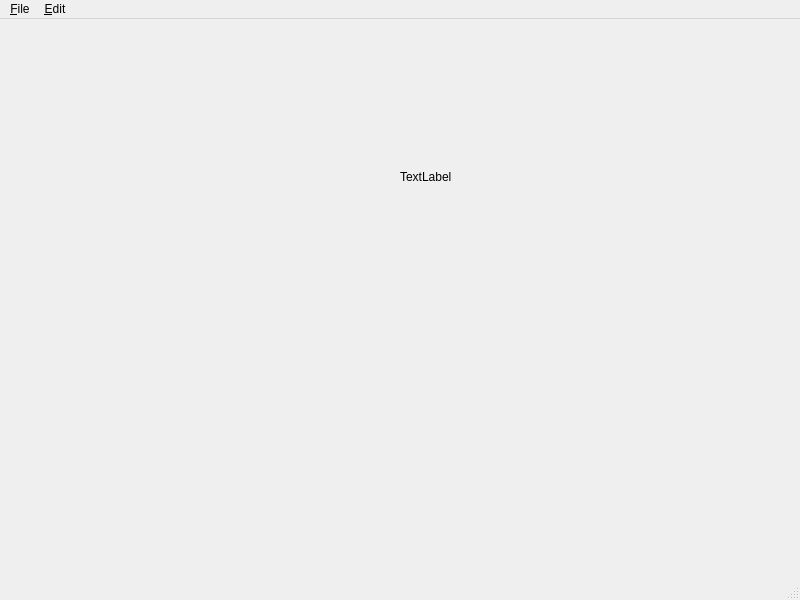
<?xml version="1.0" encoding="UTF-8"?>
<ui version="4.0">
 <class>MainWindow</class>
 <widget class="QMainWindow" name="MainWindow">
  <property name="geometry">
   <rect>
    <x>0</x>
    <y>0</y>
    <width>800</width>
    <height>600</height>
   </rect>
  </property>
  <property name="windowTitle">
   <string>MainWindow</string>
  </property>
  <widget class="QWidget" name="centralwidget">
   <widget class="QLabel" name="label">
    <property name="geometry">
     <rect>
      <x>400</x>
      <y>150</y>
      <width>361</width>
      <height>16</height>
     </rect>
    </property>
    <property name="text">
     <string>TextLabel</string>
    </property>
   </widget>
  </widget>
  <widget class="QMenuBar" name="menubar">
   <property name="geometry">
    <rect>
     <x>0</x>
     <y>0</y>
     <width>800</width>
     <height>22</height>
    </rect>
   </property>
   <widget class="QMenu" name="menu_File">
    <property name="title">
     <string>&amp;File</string>
    </property>
    <widget class="QMenu" name="menu_Import">
     <property name="title">
      <string>&amp;Import</string>
     </property>
     <addaction name="action_File"/>
     <addaction name="action_Object"/>
    </widget>
    <addaction name="action_Open"/>
    <addaction name="action_Close"/>
    <addaction name="separator"/>
    <addaction name="menu_Import"/>
   </widget>
   <widget class="QMenu" name="menu_Edit">
    <property name="title">
     <string>&amp;Edit</string>
    </property>
    <addaction name="action_Cut"/>
    <addaction name="action_Paste"/>
    <addaction name="action_Clear"/>
   </widget>
   <addaction name="menu_File"/>
   <addaction name="menu_Edit"/>
  </widget>
  <widget class="QStatusBar" name="statusbar"/>
  <action name="action_Open">
   <property name="text">
    <string>&amp;Open</string>
   </property>
   <property name="font">
    <font>
     <weight>75</weight>
     <bold>true</bold>
    </font>
   </property>
  </action>
  <action name="action_Close">
   <property name="text">
    <string>&amp;Close</string>
   </property>
   <property name="shortcut">
    <string>Ctrl+X</string>
   </property>
  </action>
  <action name="action_File">
   <property name="text">
    <string>&amp;File</string>
   </property>
  </action>
  <action name="action_Object">
   <property name="text">
    <string>&amp;Object</string>
   </property>
  </action>
  <action name="action_Cut">
   <property name="text">
    <string>&amp;Cut</string>
   </property>
  </action>
  <action name="action_Paste">
   <property name="text">
    <string>&amp;Paste</string>
   </property>
  </action>
  <action name="action_Clear">
   <property name="text">
    <string>&amp;Clear</string>
   </property>
   <property name="toolTip">
    <string>Clear label</string>
   </property>
  </action>
 </widget>
 <resources/>
 <connections>
  <connection>
   <sender>action_Close</sender>
   <signal>activated()</signal>
   <receiver>MainWindow</receiver>
   <slot>close()</slot>
   <hints>
    <hint type="sourcelabel">
     <x>-1</x>
     <y>-1</y>
    </hint>
    <hint type="destinationlabel">
     <x>399</x>
     <y>299</y>
    </hint>
   </hints>
  </connection>
  <connection>
   <sender>action_Clear</sender>
   <signal>activated()</signal>
   <receiver>label</receiver>
   <slot>clear()</slot>
   <hints>
    <hint type="sourcelabel">
     <x>-1</x>
     <y>-1</y>
    </hint>
    <hint type="destinationlabel">
     <x>580</x>
     <y>179</y>
    </hint>
   </hints>
  </connection>
 </connections>
</ui>
